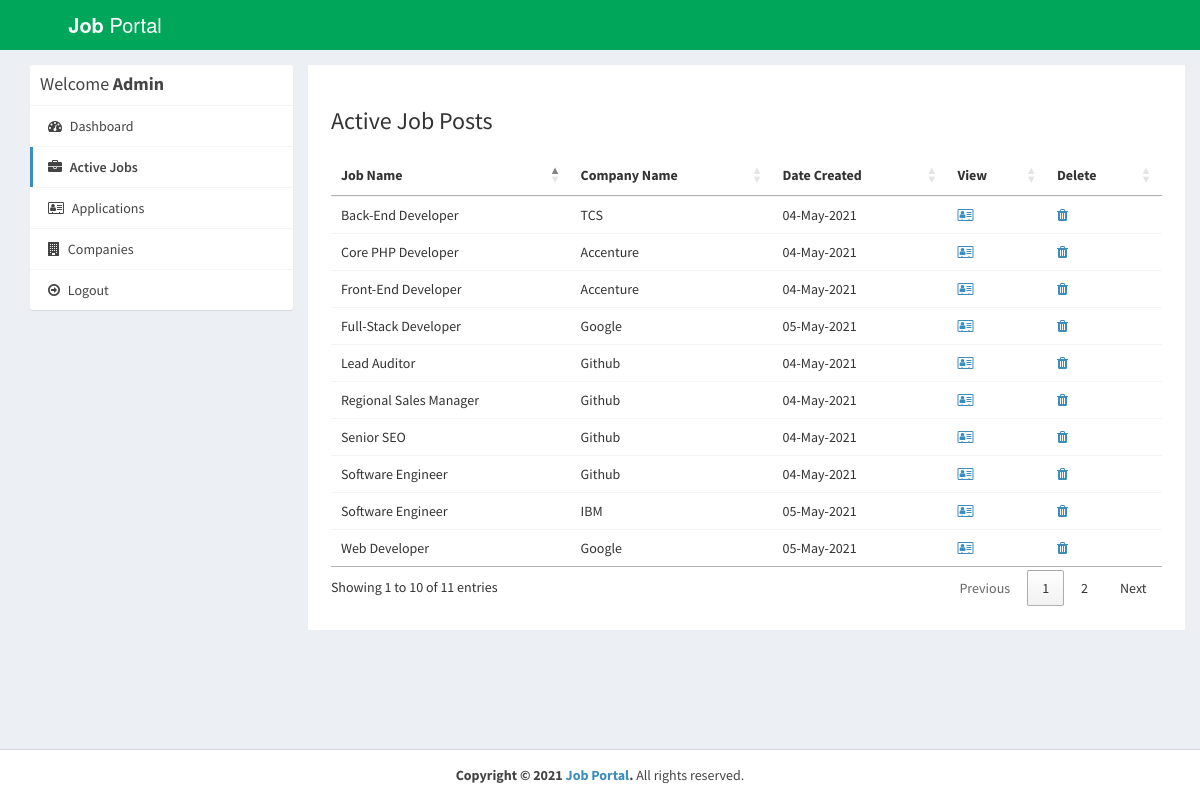
/admin/active-jobs.php (signed in), run on the app's committed database.
### tables this page shows
CREATE TABLE IF NOT EXISTS `job_post` (
  `id_jobpost` int(11) NOT NULL AUTO_INCREMENT,
  `id_company` int(11) NOT NULL,
  `jobtitle` varchar(255) NOT NULL,
  `description` text NOT NULL,
  `minimumsalary` varchar(255) NOT NULL,
  `maximumsalary` varchar(255) NOT NULL,
  `experience` varchar(255) NOT NULL,
  `qualification` varchar(255) NOT NULL,
  `createdat` timestamp NOT NULL DEFAULT CURRENT_TIMESTAMP,
  PRIMARY KEY (`id_jobpost`)
);

CREATE TABLE IF NOT EXISTS `company` (
  `id_company` int(11) NOT NULL AUTO_INCREMENT,
  `name` varchar(255) NOT NULL,
  `companyname` varchar(255) NOT NULL,
  `country` varchar(255) NOT NULL,
  `state` varchar(255) NOT NULL,
  `city` varchar(255) NOT NULL,
  `contactno` varchar(255) NOT NULL,
  `website` varchar(255) NOT NULL,
  `email` varchar(255) NOT NULL,
  `password` varchar(255) NOT NULL,
  `aboutme` varchar(255) DEFAULT NULL,
  `logo` varchar(255) NOT NULL,
  `createdAt` timestamp NOT NULL DEFAULT CURRENT_TIMESTAMP,
  `active` int(11) NOT NULL DEFAULT '2',
  PRIMARY KEY (`id_company`),
  UNIQUE KEY `email` (`email`)
);

### admin/active-jobs.php (the view, shortened to what this page needs)
<?php
require_once("../db.php");
?>
<!DOCTYPE html>
<html>
<head>
  <link rel="stylesheet" href="https://cdnjs.cloudflare.com/ajax/libs/twitter-bootstrap/3.3.7/css/bootstrap.min.css">
  <link rel="stylesheet" href="https://cdnjs.cloudflare.com/ajax/libs/font-awesome/4.7.0/css/font-awesome.min.css">
  <link rel="stylesheet" href="https://cdnjs.cloudflare.com/ajax/libs/ionicons/2.0.1/css/ionicons.min.css">
  <link rel="stylesheet" href="https://cdn.datatables.net/1.10.15/css/jquery.dataTables.min.css">
  <link rel="stylesheet" href="../css/AdminLTE.min.css">
  <link rel="stylesheet" href="../css/_all-skins.min.css">
  <link rel="stylesheet" href="../css/custom.css">
</head>
<body class="hold-transition skin-green sidebar-mini">
<div class="wrapper">
  <header class="main-header">
    <a href="index.php" class="logo logo-bg">
      <span class="logo-lg"><b>Job</b> Portal</span>
    </a>
    <nav class="navbar navbar-static-top">
    </nav>
  </header>
  <div class="content-wrapper" style="margin-left: 0px;">
    <section id="candidates" class="content-header">
      <div class="container">
        <div class="row">
          <div class="col-md-3">
            <div class="box box-solid">
              <div class="box-header with-border">
                <h3 class="box-title">Welcome <b>Admin</b></h3>
              </div>
              <div class="box-body no-padding">
                <ul class="nav nav-pills nav-stacked">
                  <li><a href="dashboard.php"><i class="fa fa-dashboard"></i> Dashboard</a></li>
                  <li class="active"><a href="active-jobs.php"><i class="fa fa-briefcase"></i> Active Jobs</a></li>
                  <li><a href="applications.php"><i class="fa fa-address-card-o"></i> Applications</a></li>
                  <li><a href="companies.php"><i class="fa fa-building"></i> Companies</a></li>
                  <li><a href="../logout.php"><i class="fa fa-arrow-circle-o-right"></i> Logout</a></li>
                </ul>
              </div>
            </div>
          </div>
          <div class="col-md-9 bg-white padding-2">
            <h3>Active Job Posts</h3>
            <div class="row margin-top-20">
              <div class="col-md-12">
                <div class="box-body table-responsive no-padding">
                  <table id="example2" class="table table-hover">
                    <thead>
                      <th>Job Name</th>
                      <th>Company Name</th>
                      <th>Date Created</th>
                      <th>View</th>
                      <th>Delete</th>
                    </thead>
                    <tbody>
                      <?php
                      $sql = "SELECT job_post.*, company.companyname FROM job_post INNER JOIN company ON job_post.id_company=company.id_company";
                      $result = $conn->query($sql);
                      if($result->num_rows > 0) {
                        while($row = $result->fetch_assoc()) {
                      ?>
                      <tr>
                        <td><?php echo $row['jobtitle']; ?></td>
                        <td><?php echo $row['companyname']; ?></td>
                        <td><?php echo date("d-M-Y", strtotime($row['createdat'])); ?></td>
                        <td><a href="view-job-post.php?id=<?php echo $row['id_jobpost']; ?>"><i class="fa fa-address-card-o"></i></a></td>
                        <td><a href="delete-job-post.php?id=<?php echo $row['id_jobpost']; ?>"><i class="fa fa-trash"></i></a></td>
                      </tr>
                            <?php
                        }
                      }
                    ?>
                    </tbody>
                  </table>
                </div>
              </div>
            </div>
          </div>
        </div>
      </div>
    </section>
  </div>
  <footer class="main-footer" style="margin-left: 0px;">
    <div class="text-center">
      <strong>Copyright &copy; 2021 <a href="learningfromscratch.online">Job Portal</a>.</strong> All rights
    reserved.
    </div>
  </footer>
</div>
</body>
</html>

### css/custom.css (style rules this page uses)
.logo-bg { background-color: #00A65A !important; }
.margin-top-20 { margin-top: 20px; }
.padding-2 { padding: 2%; }
.bg-white { background-color: #fff; }

### data on the page
job_post: jobtitle "Software Engineer", id_company.companyname "Github", createdat "04-May-2021"
job_post: jobtitle "Regional Sales Manager", id_company.companyname "Github", createdat "04-May-2021"
job_post: jobtitle "Senior SEO", id_company.companyname "Github", createdat "04-May-2021"
job_post: jobtitle "Lead Auditor", id_company.companyname "Github", createdat "04-May-2021"
job_post: jobtitle "Core PHP Developer", id_company.companyname "Accenture", createdat "04-May-2021"
job_post: jobtitle "Front-End Developer", id_company.companyname "Accenture", createdat "04-May-2021"
job_post: jobtitle "Back-End Developer", id_company.companyname "TCS", createdat "04-May-2021"
job_post: jobtitle "Web Developer", id_company.companyname "Google", createdat "05-May-2021"
job_post: jobtitle "Full-Stack Developer", id_company.companyname "Google", createdat "05-May-2021"
job_post: jobtitle "Software Engineer", id_company.companyname "IBM", createdat "05-May-2021"
